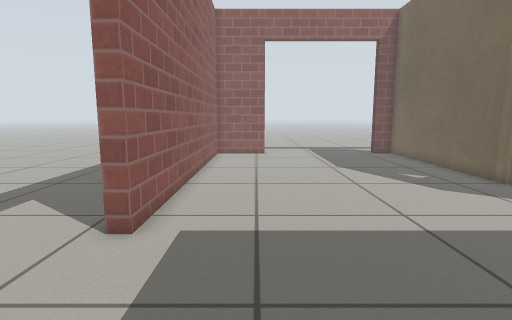
[1] (above)

21 first-person views from a walk through a robot-simulator world made for Gazebo. The camera is 0.66 m above the floor, tilts 8° down and sees 80° across. The floor is counted in squares, 0.25 m on a side. Each view is taken from the middle of a square. On the plan, view 1 faces up. The plan holds only what a view shows up to about 20 squares ahead; the rest is blank. Simple patterns stand in for the simulator's built-in surfaces.

[2]
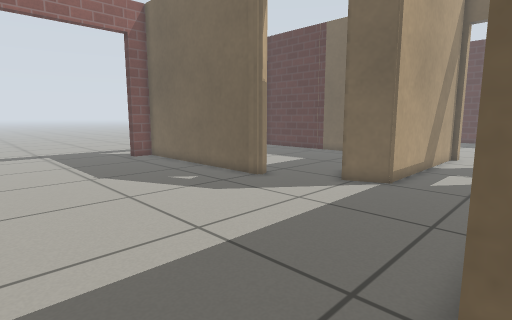

[3]
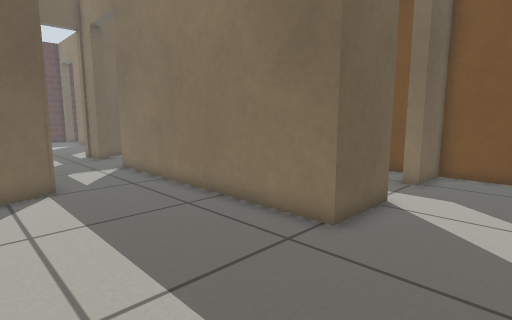

[4]
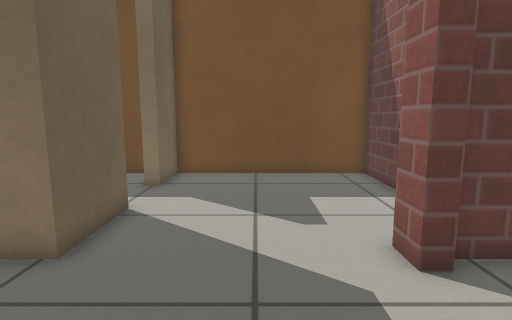

[5]
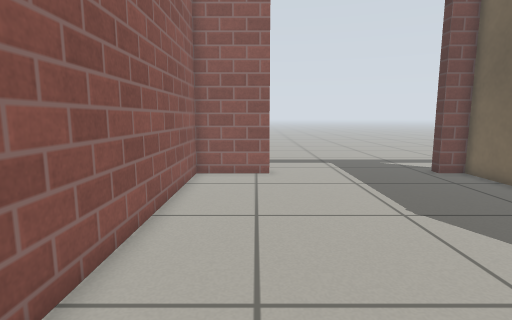

[6]
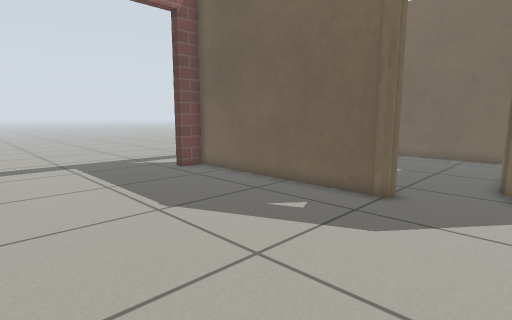

[7]
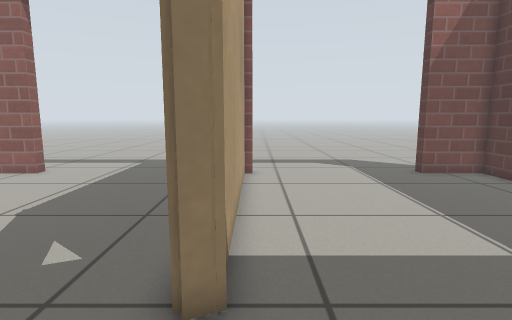

[8]
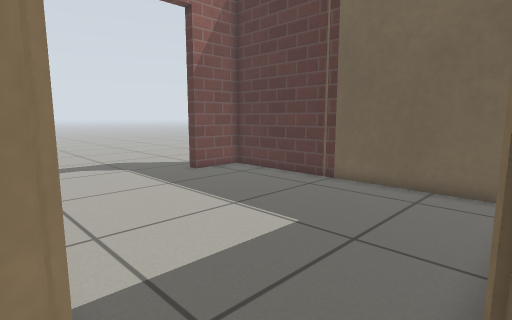

[9]
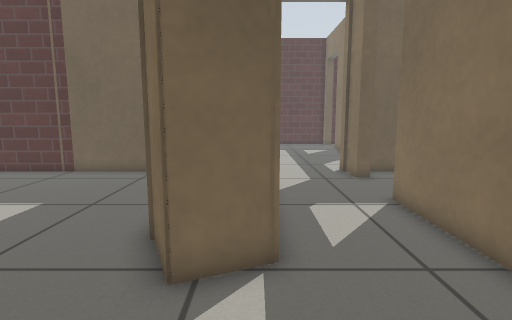

[10]
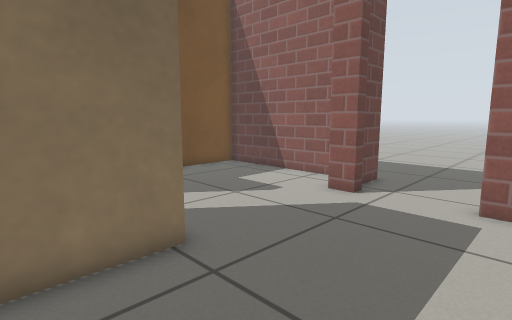

[11]
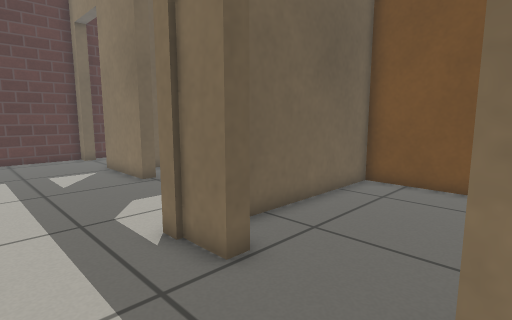

[12]
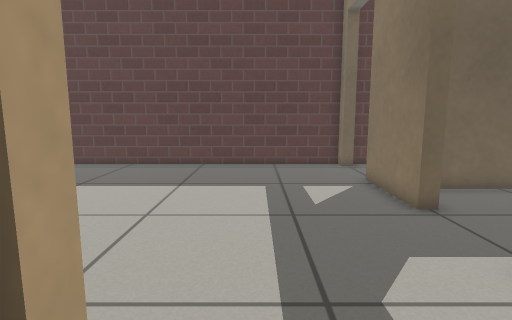

[13]
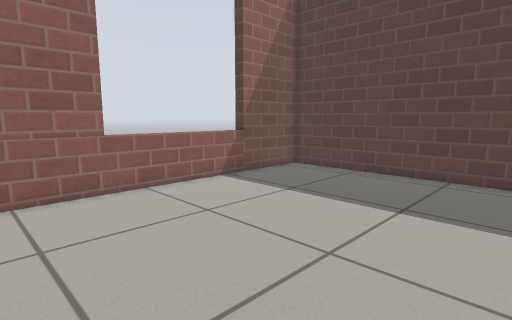

[14]
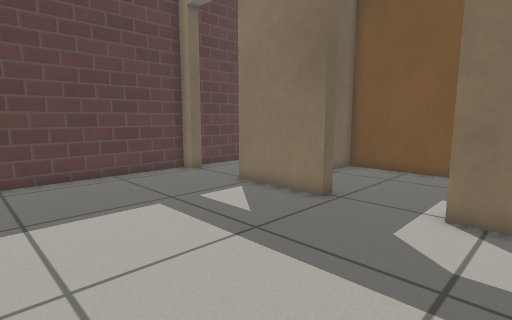

[15]
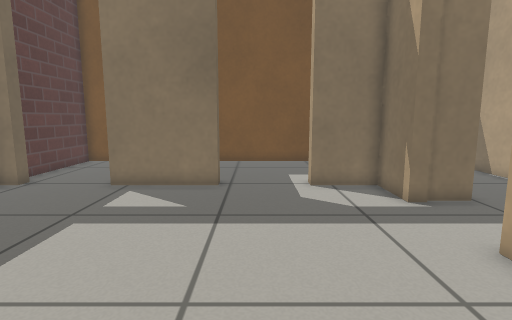

[16]
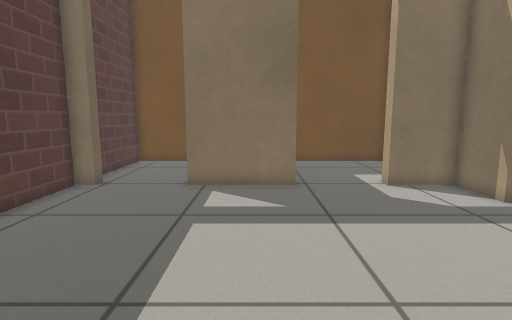

[17]
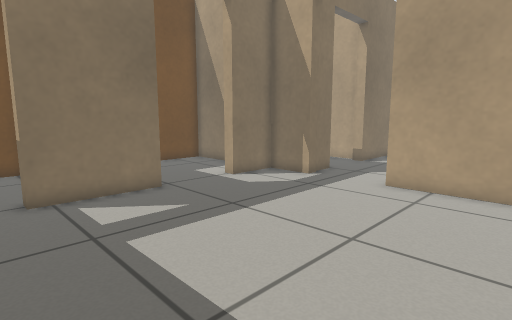

[18]
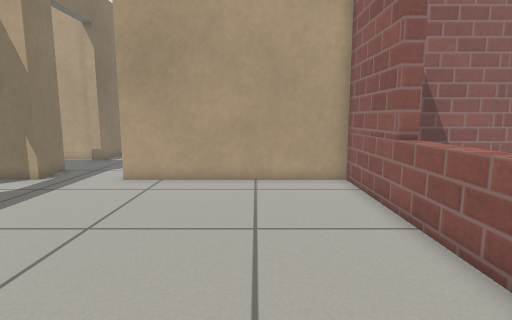

[19]
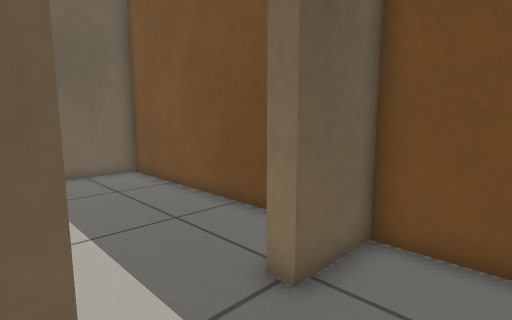

[20]
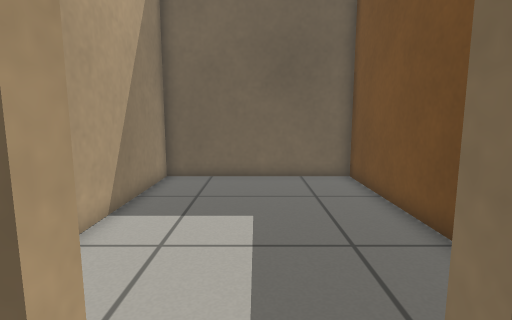

[21]
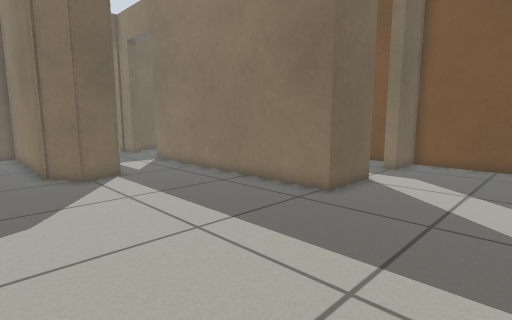

### Floor plan
Points are (right, up) in squares from view 1. A wall is a line through its corners. A room is listed if a view was taken in it or the views show most of it. See-through windows are left out.
Room 1 (views 1, 19, 20)
walls: (3.7, -0.6) (3.7, 1.6); (-5.1, 0.6) (-5.1, -6.2) (3.7, -6.2) (3.7, -3.6) (4.4, -3.6)
low walls: (4.4, -0.6) (3.7, -0.6)
ways out: opening at (0.5, 2) to room 2; opening at (4, -2) to room 5
Room 2 (views 2, 3, 4, 5, 6, 7, 8, 9, 10, 11, 12, 21)
walls: (10, 11.6) (9.8, 12.3); (10.5, 11.8) (9.9, 11.6) (9.9, 22.2) (8.6, 22.2); (3.7, 1.6) (3.7, 2.6) (16.6, 2.6); (-2.8, 3) (-2.8, 2); (0.6, 22.2) (-2.8, 22.2) (-2.8, 6.7); (20.2, 2.6) (21.8, 2.6); (21.7, 6.4) (21.7, 6.7) (12.2, 6.7) (11.5, 8.4)
ways out: opening at (0.5, 2) to room 1; open door at (22, 4.5) to room 3; open door at (11.2, 9.8) to room 4; open door at (18.5, 2) to room 7; open door at (-3, 4.5); open door at (4.5, 22.5)
Room 3 (views 13, 14, 15, 16, 17, 18)
walls: (28.5, 0.4) (32.7, 0.4); (22.3, 2.8) (22.3, 0.4) (24.9, 0.4); (36.2, 0.4) (37.1, 0.4) (37, 15.9) (22.3, 15.8) (22.3, 6.4)
ways out: open door at (22, 4.5) to room 2; open door at (26.5, 0) to room 6; open door at (34.5, 0) to room 8
Room 4 (no view inside)
walls: (13.2, 9.3) (21.7, 9.3) (21.6, 22.2) (18.8, 22.2); (10.9, 22.2) (10.5, 22.2) (10.5, 11.8); (11.5, 8.4) (13.9, 9.4)
ways out: open door at (11.2, 9.8) to room 2; open door at (14.5, 22.5)
Room 5 (no view inside)
walls: (5.1, -6.2) (15.4, -6.2) (15.4, 2) (8.5, 2)
ways out: opening at (4, -2) to room 1
Room 6 (no view inside)
walls: (22.3, -3.4) (22.3, -6.2) (31, -6.2) (31, -1.5)
ways out: open door at (26.5, 0) to room 3
Room 7 (no view inside)
walls: (18, -6.2) (21.7, -6.2) (21.7, 1.5); (16, 1.8) (16, -3.1)
ways out: open door at (18.5, 2) to room 2
Room 8 (no view inside)
walls: (34.1, -6.2) (37.1, -6.2) (37.1, -0.5); (31.9, -6.2) (32.6, -6.2)
ways out: open door at (34.5, 0) to room 3

Positions as (right, up) in squares from view 1, and headings:
1: (0, 0), facing up
2: (0, 2), facing up-right
3: (0, 9), facing down-right
4: (0, 8), facing down
5: (0, 8), facing up
6: (0, 8), facing up-right
7: (11, 8), facing up
8: (10, 9), facing up-right
9: (7, 7), facing right
10: (7, 8), facing down-left
11: (16, 6), facing down-right
12: (20, 5), facing right
13: (23, 5), facing up-right
14: (23, 9), facing down-right
15: (27, 12), facing down
16: (30, 12), facing down
17: (34, 11), facing down-left
18: (35, 12), facing left
19: (1, 0), facing down-right
20: (2, -2), facing right
21: (-2, 12), facing down-right
